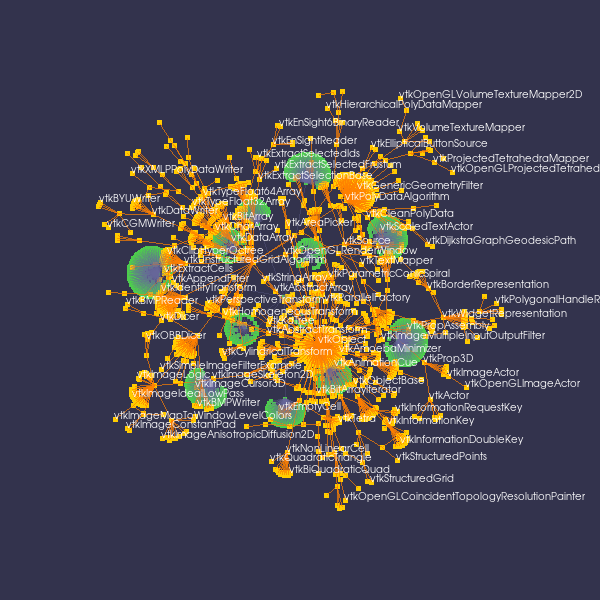

This figure's Python source:
#!/usr/bin/env python
# Demonstrate tree map layout with graph overlay using explicit pipeline.

import os

import vtkmodules.vtkInteractionStyle  # noqa: F401
import vtkmodules.vtkRenderingFreeType  # noqa: F401
import vtkmodules.vtkRenderingOpenGL2  # noqa: F401

from vtkmodules.vtkFiltersGeneral import vtkVertexGlyphFilter
from vtkmodules.vtkFiltersSources import vtkGraphToPolyData
from vtkmodules.vtkInfovisLayout import vtkGraphLayout, vtkSimple2DLayoutStrategy
from vtkmodules.vtkIOInfovis import vtkXMLTreeReader
from vtkmodules.vtkRenderingCore import (
    vtkActor,
    vtkActor2D,
    vtkPolyDataMapper,
    vtkRenderWindow,
    vtkRenderWindowInteractor,
    vtkRenderer,
)
from vtkmodules.vtkRenderingLabel import vtkLabelPlacementMapper, vtkPointSetToLabelHierarchy

data_dir = os.environ.get("VPE_DATA_DIR", os.path.dirname(os.path.abspath(__file__)))

# Read tree.
reader_tree = vtkXMLTreeReader()
reader_tree.SetFileName(os.path.join(data_dir, "vtklibrary.xml"))
reader_tree.SetEdgePedigreeIdArrayName("graph edge")
reader_tree.GenerateVertexPedigreeIdsOff()
reader_tree.SetVertexPedigreeIdArrayName("id")

# Read graph (edges overlay).
reader_graph = vtkXMLTreeReader()
reader_graph.SetFileName(os.path.join(data_dir, "vtkclasses.xml"))
reader_graph.SetEdgePedigreeIdArrayName("tree edge")
reader_graph.GenerateVertexPedigreeIdsOff()
reader_graph.SetVertexPedigreeIdArrayName("id")

reader_tree.Update()
reader_graph.Update()

# Layout tree with Simple2D strategy.
tree_layout = vtkGraphLayout()
tree_layout.SetInputConnection(reader_tree.GetOutputPort())
tree_strategy = vtkSimple2DLayoutStrategy()
tree_layout.SetLayoutStrategy(tree_strategy)

# Convert tree to polydata.
tree_to_polydata = vtkGraphToPolyData()
tree_to_polydata.SetInputConnection(tree_layout.GetOutputPort())
tree_to_polydata.Update()

# Tree edge mapper and actor.
tree_edge_mapper = vtkPolyDataMapper()
tree_edge_mapper.SetInputConnection(tree_to_polydata.GetOutputPort())
tree_edge_mapper.ScalarVisibilityOff()
tree_edge_actor = vtkActor()
tree_edge_actor.SetMapper(tree_edge_mapper)
tree_edge_actor.GetProperty().SetColor(0.4, 0.4, 0.6)
tree_edge_actor.GetProperty().SetOpacity(0.3)

# Vertex glyphs for tree.
tree_vertex_glyph = vtkVertexGlyphFilter()
tree_vertex_glyph.SetInputConnection(tree_to_polydata.GetOutputPort())

tree_vertex_mapper = vtkPolyDataMapper()
tree_vertex_mapper.SetInputConnection(tree_vertex_glyph.GetOutputPort())
tree_vertex_mapper.ScalarVisibilityOff()
tree_vertex_actor = vtkActor()
tree_vertex_actor.SetMapper(tree_vertex_mapper)
tree_vertex_actor.GetProperty().SetColor(0.3, 0.8, 0.3)
tree_vertex_actor.GetProperty().SetPointSize(4)

# Graph overlay layout and edges.
graph_layout = vtkGraphLayout()
graph_layout.SetInputConnection(reader_graph.GetOutputPort())
simple_2d_strategy = vtkSimple2DLayoutStrategy()
graph_layout.SetLayoutStrategy(simple_2d_strategy)

graph_to_polydata = vtkGraphToPolyData()
graph_to_polydata.SetInputConnection(graph_layout.GetOutputPort())
graph_to_polydata.Update()

graph_edge_mapper = vtkPolyDataMapper()
graph_edge_mapper.SetInputConnection(graph_to_polydata.GetOutputPort())
graph_edge_mapper.ScalarVisibilityOff()
graph_edge_actor = vtkActor()
graph_edge_actor.SetMapper(graph_edge_mapper)
graph_edge_actor.GetProperty().SetColor(1.0, 0.5, 0.0)
graph_edge_actor.GetProperty().SetOpacity(0.7)

# Graph vertex glyphs.
graph_vertex_glyph = vtkVertexGlyphFilter()
graph_vertex_glyph.SetInputConnection(graph_to_polydata.GetOutputPort())

graph_vertex_mapper = vtkPolyDataMapper()
graph_vertex_mapper.SetInputConnection(graph_vertex_glyph.GetOutputPort())
graph_vertex_mapper.ScalarVisibilityOff()
graph_vertex_actor = vtkActor()
graph_vertex_actor.SetMapper(graph_vertex_mapper)
graph_vertex_actor.GetProperty().SetColor(1.0, 0.8, 0.0)
graph_vertex_actor.GetProperty().SetPointSize(5)

# Non-overlapping labels for graph vertices.
label_hierarchy = vtkPointSetToLabelHierarchy()
label_hierarchy.SetInputConnection(graph_vertex_glyph.GetOutputPort())
label_hierarchy.SetLabelArrayName("id")
label_hierarchy.GetTextProperty().SetColor(1.0, 1.0, 1.0)
label_hierarchy.GetTextProperty().SetFontSize(10)

label_mapper = vtkLabelPlacementMapper()
label_mapper.SetInputConnection(label_hierarchy.GetOutputPort())
label_mapper.SetShapeToNone()
label_mapper.SetBackgroundOpacity(0.0)
label_mapper.SetMaximumLabelFraction(0.3)
label_actor = vtkActor2D()
label_actor.SetMapper(label_mapper)

# Renderer.
renderer = vtkRenderer()
renderer.AddActor(tree_edge_actor)
renderer.AddActor(tree_vertex_actor)
renderer.AddActor(graph_edge_actor)
renderer.AddActor(graph_vertex_actor)
renderer.AddActor(label_actor)
renderer.SetBackground(0.2, 0.2, 0.3)
renderer.ResetCamera()

# Render window.
render_window = vtkRenderWindow()
render_window.AddRenderer(renderer)
render_window.SetWindowName("tree map view")
render_window.SetMultiSamples(0)
render_window.SetSize(600, 600)

# Interactor.
interactor = vtkRenderWindowInteractor()
interactor.SetRenderWindow(render_window)

interactor.Initialize()
interactor.Start()
